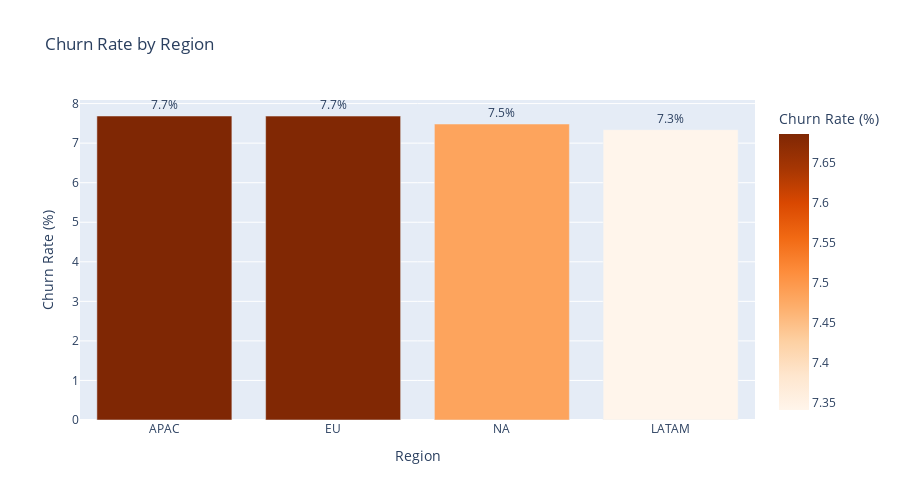

Notebook code for this chart:
### Code cell
fig = px.bar(
    churn_by_region.reset_index(),
    x='region',
    y='churn_rate',
    title='Churn Rate by Region',
    labels={'churn_rate': 'Churn Rate (%)', 'region': 'Region'},
    text='churn_rate',
    color='churn_rate',
    color_continuous_scale='Oranges'
)
fig.update_traces(texttemplate='%{text:.1f}%', textposition='outside')
fig.update_layout(
    showlegend=False,
    height=500,
    xaxis={'categoryorder': 'total descending'}
)
fig.show()

### Figure 1 — Plotly figure (JSON) as saved in the notebook; plotly's stock layout.template omitted (floating-point values rounded to 4 significant figures)
{"data": [{"hovertemplate": "Region=%{x}<br>Churn Rate (%)=%{marker.color}<extra></extra>", "legendgroup": "", "marker": {"color": [7.686, 7.684, 7.483, 7.34], "coloraxis": "coloraxis", "pattern": {"shape": ""}}, "name": "", "orientation": "v", "showlegend": false, "text": [7.686, 7.684, 7.483, 7.34], "textposition": "outside", "texttemplate": "%{text:.1f}%", "type": "bar", "x": ["APAC", "EU", "NA", "LATAM"], "xaxis": "x", "y": [7.686, 7.684, 7.483, 7.34], "yaxis": "y"}], "layout": {"barmode": "relative", "coloraxis": {"colorbar": {"title": {"text": "Churn Rate (%)"}}, "colorscale": [[0, "rgb(255,245,235)"], [0.125, "rgb(254,230,206)"], [0.25, "rgb(253,208,162)"], [0.375, "rgb(253,174,107)"], [0.5, "rgb(253,141,60)"], [0.625, "rgb(241,105,19)"], [0.75, "rgb(217,72,1)"], [0.875, "rgb(166,54,3)"], [1, "rgb(127,39,4)"]]}, "height": 500, "legend": {"tracegroupgap": 0}, "showlegend": false, "title": {"text": "Churn Rate by Region"}, "xaxis": {"anchor": "y", "categoryorder": "total descending", "domain": [0, 1], "title": {"text": "Region"}}, "yaxis": {"anchor": "x", "domain": [0, 1], "title": {"text": "Churn Rate (%)"}}}}
